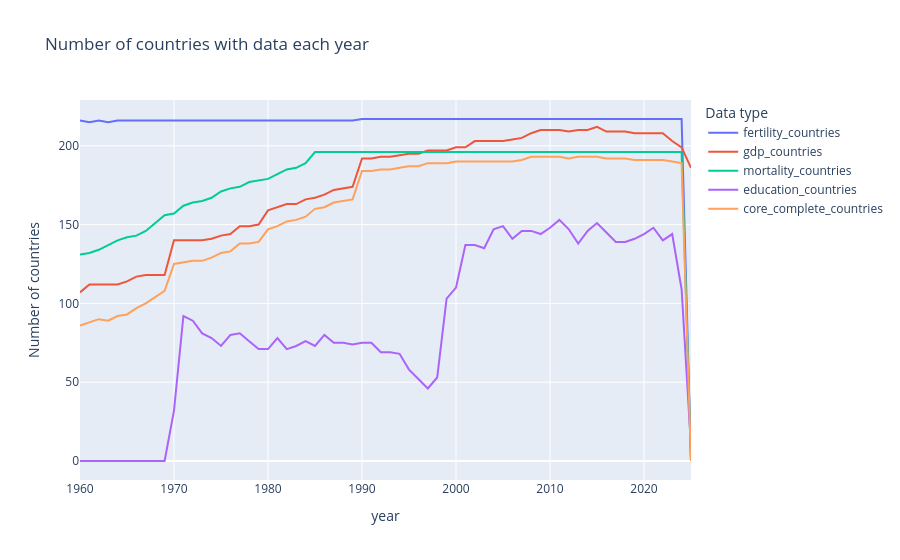

Notebook code for this chart:
### Code cell
fig = px.line(
    coverage,
    x=coverage.index,
    y=[
        "fertility_countries",
        "gdp_countries",
        "mortality_countries",
        "education_countries",
        "core_complete_countries",
    ],
    title="Number of countries with data each year",
    labels={
        "x": "Year",
        "value": "Number of countries",
        "variable": "Data type",
    },
)
fig.show()

### Figure 1 — Plotly figure (JSON) as saved in the notebook; plotly's stock layout.template omitted (floating-point values rounded to 4 significant figures)
{"data": [{"hovertemplate": "Data type=fertility_countries<br>year=%{x}<br>Number of countries=%{y}<extra></extra>", "legendgroup": "fertility_countries", "line": {"color": "#636efa", "dash": "solid"}, "marker": {"symbol": "circle"}, "mode": "lines", "name": "fertility_countries", "orientation": "v", "showlegend": true, "type": "scatter", "x": [1960, 1961, 1962, 1963, 1964, 1965, 1966, 1967, 1968, 1969, 1970, 1971, 1972, 1973, 1974, 1975, 1976, 1977, 1978, 1979, 1980, 1981, 1982, 1983, 1984, 1985, 1986, 1987, 1988, 1989, 1990, 1991, 1992, 1993, 1994, 1995, 1996, 1997, 1998, 1999, 2000, 2001, 2002, 2003, 2004, 2005, 2006, 2007, 2008, 2009, 2010, 2011, 2012, 2013, 2014, 2015, 2016, 2017, 2018, 2019, 2020, 2021, 2022, 2023, 2024, 2025], "xaxis": "x", "y": [216, 215, 216, 215, 216, 216, 216, 216, 216, 216, 216, 216, 216, 216, 216, 216, 216, 216, 216, 216, 216, 216, 216, 216, 216, 216, 216, 216, 216, 216, 217, 217, 217, 217, 217, 217, 217, 217, 217, 217, 217, 217, 217, 217, 217, 217, 217, 217, 217, 217, 217, 217, 217, 217, 217, 217, 217, 217, 217, 217, 217, 217, 217, 217, 217, 0], "yaxis": "y"}, {"hovertemplate": "Data type=gdp_countries<br>year=%{x}<br>Number of countries=%{y}<extra></extra>", "legendgroup": "gdp_countries", "line": {"color": "#EF553B", "dash": "solid"}, "marker": {"symbol": "circle"}, "mode": "lines", "name": "gdp_countries", "orientation": "v", "showlegend": true, "type": "scatter", "x": [1960, 1961, 1962, 1963, 1964, 1965, 1966, 1967, 1968, 1969, 1970, 1971, 1972, 1973, 1974, 1975, 1976, 1977, 1978, 1979, 1980, 1981, 1982, 1983, 1984, 1985, 1986, 1987, 1988, 1989, 1990, 1991, 1992, 1993, 1994, 1995, 1996, 1997, 1998, 1999, 2000, 2001, 2002, 2003, 2004, 2005, 2006, 2007, 2008, 2009, 2010, 2011, 2012, 2013, 2014, 2015, 2016, 2017, 2018, 2019, 2020, 2021, 2022, 2023, 2024, 2025], "xaxis": "x", "y": [107, 112, 112, 112, 112, 114, 117, 118, 118, 118, 140, 140, 140, 140, 141, 143, 144, 149, 149, 150, 159, 161, 163, 163, 166, 167, 169, 172, 173, 174, 192, 192, 193, 193, 194, 195, 195, 197, 197, 197, 199, 199, 203, 203, 203, 203, 204, 205, 208, 210, 210, 210, 209, 210, 210, 212, 209, 209, 209, 208, 208, 208, 208, 203, 199, 186], "yaxis": "y"}, {"hovertemplate": "Data type=mortality_countries<br>year=%{x}<br>Number of countries=%{y}<extra></extra>", "legendgroup": "mortality_countries", "line": {"color": "#00cc96", "dash": "solid"}, "marker": {"symbol": "circle"}, "mode": "lines", "name": "mortality_countries", "orientation": "v", "showlegend": true, "type": "scatter", "x": [1960, 1961, 1962, 1963, 1964, 1965, 1966, 1967, 1968, 1969, 1970, 1971, 1972, 1973, 1974, 1975, 1976, 1977, 1978, 1979, 1980, 1981, 1982, 1983, 1984, 1985, 1986, 1987, 1988, 1989, 1990, 1991, 1992, 1993, 1994, 1995, 1996, 1997, 1998, 1999, 2000, 2001, 2002, 2003, 2004, 2005, 2006, 2007, 2008, 2009, 2010, 2011, 2012, 2013, 2014, 2015, 2016, 2017, 2018, 2019, 2020, 2021, 2022, 2023, 2024, 2025], "xaxis": "x", "y": [131, 132, 134, 137, 140, 142, 143, 146, 151, 156, 157, 162, 164, 165, 167, 171, 173, 174, 177, 178, 179, 182, 185, 186, 189, 196, 196, 196, 196, 196, 196, 196, 196, 196, 196, 196, 196, 196, 196, 196, 196, 196, 196, 196, 196, 196, 196, 196, 196, 196, 196, 196, 196, 196, 196, 196, 196, 196, 196, 196, 196, 196, 196, 196, 196, 0], "yaxis": "y"}, {"hovertemplate": "Data type=education_countries<br>year=%{x}<br>Number of countries=%{y}<extra></extra>", "legendgroup": "education_countries", "line": {"color": "#ab63fa", "dash": "solid"}, "marker": {"symbol": "circle"}, "mode": "lines", "name": "education_countries", "orientation": "v", "showlegend": true, "type": "scatter", "x": [1960, 1961, 1962, 1963, 1964, 1965, 1966, 1967, 1968, 1969, 1970, 1971, 1972, 1973, 1974, 1975, 1976, 1977, 1978, 1979, 1980, 1981, 1982, 1983, 1984, 1985, 1986, 1987, 1988, 1989, 1990, 1991, 1992, 1993, 1994, 1995, 1996, 1997, 1998, 1999, 2000, 2001, 2002, 2003, 2004, 2005, 2006, 2007, 2008, 2009, 2010, 2011, 2012, 2013, 2014, 2015, 2016, 2017, 2018, 2019, 2020, 2021, 2022, 2023, 2024, 2025], "xaxis": "x", "y": [0, 0, 0, 0, 0, 0, 0, 0, 0, 0, 32, 92, 89, 81, 78, 73, 80, 81, 76, 71, 71, 78, 71, 73, 76, 73, 80, 75, 75, 74, 75, 75, 69, 69, 68, 58, 52, 46, 53, 103, 110, 137, 137, 135, 147, 149, 141, 146, 146, 144, 148, 153, 147, 138, 146, 151, 145, 139, 139, 141, 144, 148, 140, 144, 109, 9], "yaxis": "y"}, {"hovertemplate": "Data type=core_complete_countries<br>year=%{x}<br>Number of countries=%{y}<extra></extra>", "legendgroup": "core_complete_countries", "line": {"color": "#FFA15A", "dash": "solid"}, "marker": {"symbol": "circle"}, "mode": "lines", "name": "core_complete_countries", "orientation": "v", "showlegend": true, "type": "scatter", "x": [1960, 1961, 1962, 1963, 1964, 1965, 1966, 1967, 1968, 1969, 1970, 1971, 1972, 1973, 1974, 1975, 1976, 1977, 1978, 1979, 1980, 1981, 1982, 1983, 1984, 1985, 1986, 1987, 1988, 1989, 1990, 1991, 1992, 1993, 1994, 1995, 1996, 1997, 1998, 1999, 2000, 2001, 2002, 2003, 2004, 2005, 2006, 2007, 2008, 2009, 2010, 2011, 2012, 2013, 2014, 2015, 2016, 2017, 2018, 2019, 2020, 2021, 2022, 2023, 2024, 2025], "xaxis": "x", "y": [86, 88, 90, 89, 92, 93, 97, 100, 104, 108, 125, 126, 127, 127, 129, 132, 133, 138, 138, 139, 147, 149, 152, 153, 155, 160, 161, 164, 165, 166, 184, 184, 185, 185, 186, 187, 187, 189, 189, 189, 190, 190, 190, 190, 190, 190, 190, 191, 193, 193, 193, 193, 192, 193, 193, 193, 192, 192, 192, 191, 191, 191, 191, 190, 189, 0], "yaxis": "y"}], "layout": {"legend": {"title": {"text": "Data type"}, "tracegroupgap": 0}, "title": {"text": "Number of countries with data each year"}, "xaxis": {"anchor": "y", "domain": [0.0, 1.0], "title": {"text": "year"}}, "yaxis": {"anchor": "x", "domain": [0.0, 1.0], "title": {"text": "Number of countries"}}}}
